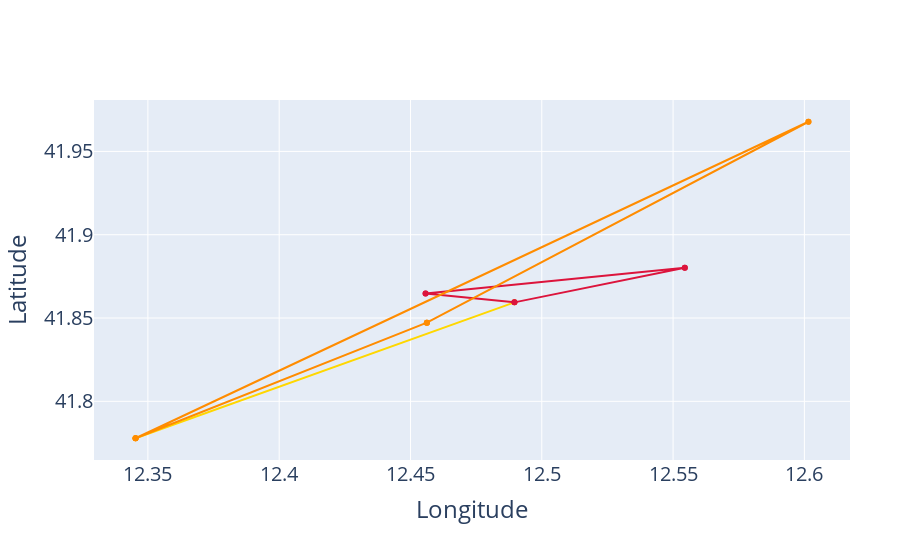

Notebook cell for this chart:
### Code cell
fig = go.Figure()

# Add trace with large marker
fig.add_trace(
    go.Scatter(
        mode='lines + markers',
        x=X[6:8],
        y=Y[6:8],
        marker=dict(color='gold'),
        showlegend=False
    )
)

# Add scatter trace with medium sized markers
fig.add_trace(
    go.Scatter(
        mode='lines + markers',
        x=X[:6],
        y=Y[:6],
        marker=dict(color='Crimson'),
        showlegend=False
    )
)

# Add trace with large marker
fig.add_trace(
    go.Scatter(
        mode='lines + markers',
        x=X[7:],
        y=Y[7:],
        marker=dict(color='DarkOrange'),
        showlegend=False
    )
)

fig.update_layout(
    xaxis_title="Longitude",
    yaxis_title="Latitude",
    margin=dict(l=50, r=50, b=100, t=100),
    font_size = 20
)

fig.show()

### Figure 1 — Plotly figure (JSON) as saved in the notebook; plotly's stock layout.template omitted (floating-point values rounded to 4 significant figures)
{"data": [{"marker": {"color": "gold"}, "mode": "lines+markers", "showlegend": false, "type": "scatter", "x": [12.49, 12.35], "y": [41.86, 41.78]}, {"marker": {"color": "Crimson"}, "mode": "lines+markers", "showlegend": false, "type": "scatter", "x": [12.49, 12.46, 12.55, 12.49, 12.46, 12.55], "y": [41.86, 41.86, 41.88, 41.86, 41.86, 41.88]}, {"marker": {"color": "DarkOrange"}, "mode": "lines+markers", "showlegend": false, "type": "scatter", "x": [12.35, 12.46, 12.6, 12.35, 12.46, 12.6, 12.35, 12.46], "y": [41.78, 41.85, 41.97, 41.78, 41.85, 41.97, 41.78, 41.85]}], "layout": {"font": {"size": 20}, "margin": {"b": 100, "l": 50, "r": 50, "t": 100}, "xaxis": {"title": {"text": "Longitude"}}, "yaxis": {"title": {"text": "Latitude"}}}}
